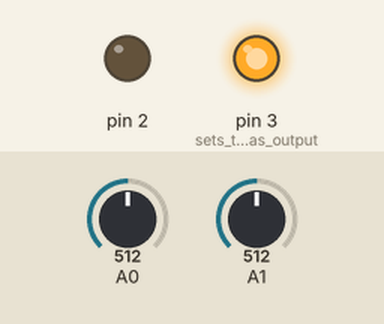
Recording of a sketch running on a simulated Arduino Uno, built with avr-gcc and run on an emulated ATmega328P. Shown: output pins drawn as LEDs (lit = HIGH). The inputs (shaded band) are chosen by the test bench; at power-on: A0 = 512, A1 = 512. What the sketch prints to the serial monitor is not drawn.

Above: at 0.1 s.
Timing chart, 0 to 1.6 s (numbered marks = the images above):
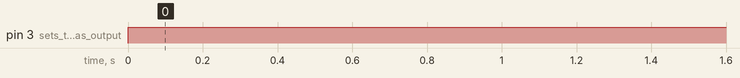

The sketch:

Thermistor_NTC_3950_with_Heating.ino
```cpp
/* VernierTutorialThermistor (v2017)
 * This sketch reads the temperature from a Vernier Stainless
 * Steel Temperature Probe or a Surface Temperature Sensor once
 * every half second.
 *
 * We use the Steinhart-Hart equation (in the function
 * Thermistor) to calculate temperature from the raw voltage
 * reading. Because of the use of log functions in the
 * Steinhart-Hart equation, this sketch requires the math.h
 * library.
 *
 * Plug the temperature sensor into the Analog 2 port on the
 * Vernier Arduino Interface Shield or into an Analog
 * Protoboard Adapter wired to Arduino pin A2.
 */

#include <math.h> //include library for log function

float rawCount, mean; //create global variable for reading from A/D converter (0-1023)
float temperature; //create global variable for temperature in Celsius
int time1;

void setup() {
  Serial.begin(250000); //setup communication to displaypinMode(ledPin, OUTPUT);
  pinMode(3, OUTPUT); // sets the pin as output
  pinMode(2, OUTPUT);
  digitalWrite(2, LOW);//Включение реле
  analogWrite(3,255);  // analogRead values go from 0 to 1023, analogWrite values from 0 to 255
  time1=0;
  for (int j=0; j <= 600; j++){
  rawCount=analogRead(A0); //read one data value (0-1023)
  mean=0;
  time1=time1+1;
  for (int i=0; i <= 100; i++)
      mean=mean+analogRead(A1);
      mean=mean/100;
  temperature=thermistor(rawCount); //calculate temperature
  Serial.print(time1);
  Serial.print("\t");
  //Serial.print(mean, 0);
  //Serial.print("\t");
  Serial.println(temperature,1); // display temperature to one decimal)
  delay(1000); //wait half second
  }
 analogWrite(3,0);
}

void loop() {

}

//This function calculates temperature from raw count
float thermistor(int raw) {
  float resistor=100000; //initialize value of fixed resistor in Vernier shield
  float resistance; //create local variable for resistance
  float temp; //create local variable for temperature

  resistance=log(resistor*raw/(1024-raw)); //calculate resistance
  temp = 1 / (0.000643671 + (0.000224785 * resistance) + (0.00000008 * resistance * resistance * resistance)); //calculate temperature using the Steinhart-Hart equation
  temp = temp - 273.15; //Convert Kelvin to Celsius
  return temp; //return the temperature
}
```

Measured:
- by itself, pin 3 (sets_the_pin_as_output): LOW → HIGH at 0.00 s
